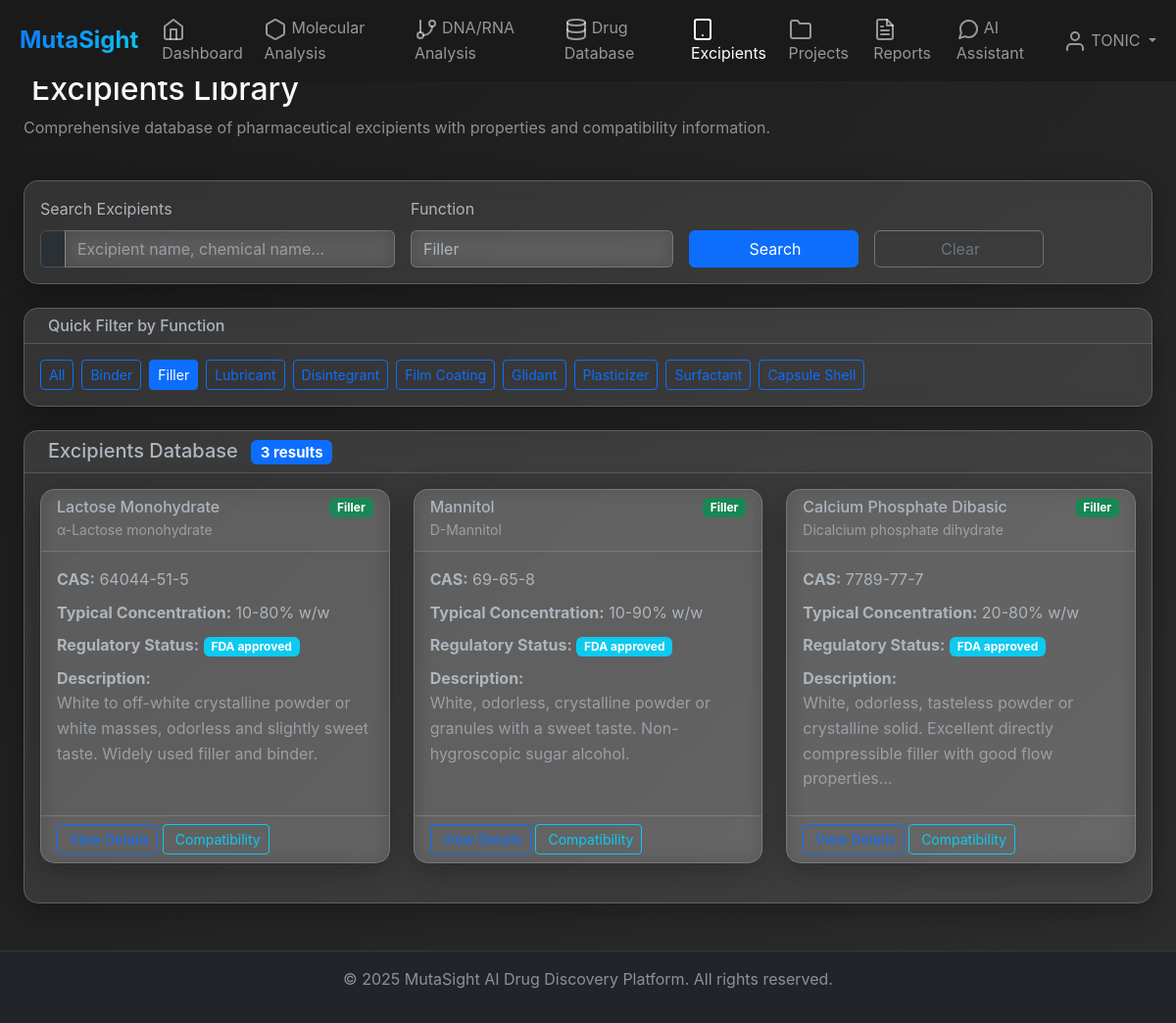
/excipients?function=filler (signed in), run on the app's committed database.
### models.py (models this page shows)
class User(UserMixin, db.Model):
    id = db.Column(db.Integer, primary_key=True)
    username = db.Column(db.String(80), unique=True, nullable=False)
    email = db.Column(db.String(120), unique=True, nullable=False)
    password_hash = db.Column(db.String(256), nullable=False)
    first_name = db.Column(db.String(50), nullable=True)
    last_name = db.Column(db.String(50), nullable=True)
    role = db.Column(db.String(20), default='researcher')
    created_at = db.Column(db.DateTime, default=datetime.utcnow)
    is_active = db.Column(db.Boolean, default=True)
    projects = db.relationship('Project', backref='owner', lazy=True)
    chat_messages = db.relationship('ChatMessage', backref='author', lazy=True)
    project_memberships = db.relationship('ProjectMember', backref='user', lazy=True)

class Excipient(db.Model):
    id = db.Column(db.Integer, primary_key=True)
    name = db.Column(db.String(200), nullable=False)
    chemical_name = db.Column(db.String(300))
    cas_number = db.Column(db.String(20))
    function = db.Column(db.String(100))  # binder, disintegrant, etc.
    description = db.Column(db.Text)
    compatibility = db.Column(db.Text)  # JSON object
    toxicity_data = db.Column(db.Text)
    regulatory_status = db.Column(db.String(100))
    typical_concentration = db.Column(db.String(100))
    physical_properties = db.Column(db.Text)  # JSON object

### routes.py (the view)
@main_bp.route('/excipients')
@login_required
def excipients():
    search_query = request.args.get('search', '')
    function_filter = request.args.get('function', '')
    query = Excipient.query
    if search_query:
        query = query.filter(
            (Excipient.name.ilike(f'%{search_query}%')) |
            (Excipient.chemical_name.ilike(f'%{search_query}%'))
        )
    if function_filter:
        query = query.filter(Excipient.function.ilike(f'%{function_filter}%'))
    excipients = query.all()
    functions = db.session.query(Excipient.function.distinct()).all()
    excipient_functions = [f[0] for f in functions if f[0]]
    return render_template('excipients.html',
                         excipients=excipients,
                         excipient_functions=excipient_functions,
                         search_query=search_query,
                         selected_function=function_filter)

### app.py (called while the page is built)
@login_manager.user_loader
def load_user(user_id):
    from models import User
    return User.query.get(int(user_id))

### templates/excipients.html (shortened to what this page needs)
{% extends "base.html" %}
{% block content %}
<div class="container-fluid">
    <div class="row mb-4">
        <div class="col-12">
            <h2>Excipients Library</h2>
            <p class="text-muted">Comprehensive database of pharmaceutical excipients with properties and compatibility information.</p>
        </div>
    </div>
    <div class="row mb-4">
        <div class="col-12">
            <div class="card">
                <div class="card-body">
                    <form method="GET" action="{{ url_for('main.excipients') }}">
                        <div class="row g-3">
                            <div class="col-md-4">
                                <label for="search" class="form-label">Search Excipients</label>
                                <div class="input-group">
                                    <span class="input-group-text"></span>
                                    <input type="text" class="form-control" id="search" name="search"
                                           value="{{ search_query }}" placeholder="Excipient name, chemical name...">
                                </div>
                            </div>
                            <div class="col-md-3">
                                <label for="function" class="form-label">Function</label>
                                <select class="form-select" id="function" name="function">
                                    {% for func in excipient_functions %}
                                        <option value="{{ func }}" {% if func == selected_function %}selected{% endif %}>
                                            {{ func.replace('_', ' ').title() }}
                                        </option>
                                    {% endfor %}
                                </select>
                            </div>
                            <div class="col-md-2">
                                <label class="form-label">&nbsp;</label>
                                <div class="d-grid">
                                    <button type="submit" class="btn btn-primary">
                                        Search
                                    </button>
                                </div>
                            </div>
                            <div class="col-md-2">
                                <label class="form-label">&nbsp;</label>
                                <div class="d-grid">
                                    <a href="{{ url_for('main.excipients') }}" class="btn btn-outline-secondary">
                                        Clear
                                    </a>
                                </div>
                            </div>
                        </div>
                    </form>
                </div>
            </div>
        </div>
    </div>
    <div class="row mb-4">
        <div class="col-12">
            <div class="card">
                <div class="card-header">
                    <h6 class="mb-0">Quick Filter by Function</h6>
                </div>
                <div class="card-body">
                    <div class="d-flex flex-wrap gap-2">
                        <a href="{{ url_for('main.excipients') }}" class="btn btn-sm {% if not selected_function %}btn-primary{% else %}btn-outline-primary{% endif %}">
                            All
                        </a>
                        {% for func in excipient_functions %}
                            <a href="{{ url_for('main.excipients', function=func) }}"
                               class="btn btn-sm {% if func == selected_function %}btn-primary{% else %}btn-outline-primary{% endif %}">
                                {{ func.replace('_', ' ').title() }}
                            </a>
                        {% endfor %}
                    </div>
                </div>
            </div>
        </div>
    </div>
    <div class="row">
        <div class="col-12">
            <div class="card">
                <div class="card-header">
                    <h5 class="mb-0">
                        Excipients Database
                        <span class="badge bg-primary ms-2">{{ excipients|length }} results</span>
                    </h5>
                </div>
                <div class="card-body">
                    {% if excipients %}
                        <div class="row">
                            {% for excipient in excipients %}
                            <div class="col-lg-6 col-xl-4 mb-4">
                                <div class="card h-100 excipient-card">
                                    <div class="card-header">
                                        <div class="d-flex justify-content-between align-items-start">
                                            <h6 class="mb-0">{{ excipient.name }}</h6>
                                            {% if excipient.function %}
                                                <span class="badge bg-success">{{ excipient.function.replace('_', ' ').title() }}</span>
                                            {% endif %}
                                        </div>
                                        {% if excipient.chemical_name and excipient.chemical_name != excipient.name %}
                                            <small class="text-muted">{{ excipient.chemical_name }}</small>
                                        {% endif %}
                                    </div>
                                    <div class="card-body">
                                        <div class="text-sm">
                                            {% if excipient.cas_number %}
                                            <div class="mb-2">
                                                <strong>CAS:</strong> {{ excipient.cas_number }}
                                            </div>
                                            {% endif %}
                                            {% if excipient.typical_concentration %}
                                            <div class="mb-2">
                                                <strong>Typical Concentration:</strong> {{ excipient.typical_concentration }}
                                            </div>
                                            {% endif %}
                                            {% if excipient.regulatory_status %}
                                            <div class="mb-2">
                                                <strong>Regulatory Status:</strong>
                                                <span class="badge bg-info">{{ excipient.regulatory_status }}</span>
                                            </div>
                                            {% endif %}
                                            {% if excipient.description %}
                                            <div class="mb-2">
                                                <strong>Description:</strong>
                                                <p class="text-muted mb-0">{{ excipient.description[:120] }}{% if excipient.description|length > 120 %}...{% endif %}</p>
                                            </div>
                                            {% endif %}
                                        </div>
                                    </div>
                                    <div class="card-footer">
                                        <button class="btn btn-sm btn-outline-primary"
                                                onclick="showExcipientDetails({{ excipient.id }})">
                                        </button>
                                        <button class="btn btn-sm btn-outline-info"
                                                onclick="showCompatibility({{ excipient.id }})">
                                            Compatibility
                                        </button>
                                    </div>
                                </div>
                            </div>
                            {% endfor %}
                        </div>
                    {% else %}
                        <div class="text-center text-muted py-5">
                            <i class="fas fa-search fa-3x mb-3"></i>
                            <h5>No excipients found</h5>
                            <p>Try adjusting your search criteria or browse all excipients.</p>
                        </div>
                    {% endif %}
                </div>
            </div>
        </div>
    </div>
</div>
{% endblock %}

### templates/base.html (shortened to what this page needs)
<!DOCTYPE html>
<html lang="en" data-bs-theme="dark">
<head>
    <link href="https://cdn.jsdelivr.net/npm/bootstrap@5.3.0/dist/css/bootstrap.min.css" rel="stylesheet">
    <link rel="stylesheet" href="{{ url_for('static', filename='css/style.css') }}">
</head>
<body class="bg-dark text-light">
    {% if current_user.is_authenticated %}
    <nav class="navbar navbar-expand-lg navbar-dark fixed-top" style="background-color: #1a1a1a;">
        <div class="container-fluid">
            <a class="navbar-brand text-gradient fw-bold" href="{{ url_for('main.dashboard') }}">
                <span class="text-primary">Muta</span>Sight
            </a>
            <div class="collapse navbar-collapse" id="navbarNav">
                <ul class="navbar-nav me-auto">
                    <li class="nav-item">
                        <a class="nav-link" href="{{ url_for('main.dashboard') }}">
                            <i data-feather="home" class="me-1"></i>Dashboard
                        </a>
                    </li>
                    <li class="nav-item">
                        <a class="nav-link" href="{{ url_for('main.molecular_analysis') }}">
                            <i data-feather="hexagon" class="me-1"></i>Molecular Analysis
                        </a>
                    </li>
                    <li class="nav-item">
                        <a class="nav-link" href="{{ url_for('main.dna_rna_analysis') }}">
                            <i data-feather="git-branch" class="me-1"></i>DNA/RNA Analysis
                        </a>
                    </li>
                    <li class="nav-item">
                        <a class="nav-link" href="{{ url_for('main.drug_database') }}">
                            <i data-feather="database" class="me-1"></i>Drug Database
                        </a>
                    </li>
                    <li class="nav-item">
                        <a class="nav-link" href="{{ url_for('main.excipients') }}">
                            <i data-feather="tablet" class="me-1"></i>Excipients
                        </a>
                    </li>
                    <li class="nav-item">
                        <a class="nav-link" href="{{ url_for('main.projects') }}">
                            <i data-feather="folder" class="me-1"></i>Projects
                        </a>
                    </li>
                    <li class="nav-item">
                        <a class="nav-link" href="{{ url_for('main.reports') }}">
                            <i data-feather="file-text" class="me-1"></i>Reports
                        </a>
                    </li>
                    <li class="nav-item">
                        <a class="nav-link" href="{{ url_for('main.chat') }}">
                            <i data-feather="message-circle" class="me-1"></i>AI Assistant
                        </a>
                    </li>
                </ul>
                <ul class="navbar-nav">
                    <li class="nav-item dropdown">
                        <a class="nav-link dropdown-toggle" href="#" id="navbarDropdown" role="button" data-bs-toggle="dropdown">
                            <i data-feather="user" class="me-1"></i>{{ current_user.username }}
                        </a>
                    </li>
                </ul>
            </div>
        </div>
    </nav>
    {% endif %}
    <main class="{% if current_user.is_authenticated %}container-fluid mt-5 pt-4{% endif %}">
        {% block content %}{% endblock %}
    </main>
    {% if current_user.is_authenticated %}
    <footer class="bg-dark text-center text-muted py-3 mt-5" style="border-top: 1px solid #343a40;">
        <div class="container">
            <p>&copy; 2025 MutaSight AI Drug Discovery Platform. All rights reserved.</p>
        </div>
    </footer>
    {% endif %}
</body>
</html>

### static/css/style.css (style rules this page uses)
:root { --mutasight-primary: #0d6efd; --mutasight-secondary: #6c757d; --mutasight-success: #198754; --mutasight-info: #0dcaf0; --mutasight-warning: #ffc107; --mutasight-danger: #dc3545; --mutasight-light: #f8f9fa; --mutasight-dark: #212529; --glass-bg: rgba(255, 255, 255, 0.1); --glass-border: rgba(255, 255, 255, 0.2); }
body { font-family: -apple-system, BlinkMacSystemFont, 'Segoe UI', Roboto, sans-serif; line-height: 1.6; background: linear-gradient(135deg, #1a1a1a 0%, #2d2d2d 100%); min-height: 100vh; }
.text-gradient { background: linear-gradient(135deg, var(--mutasight-primary) 0%, var(--mutasight-info) 100%); -webkit-background-clip: text; -webkit-text-fill-color: transparent; background-clip: text; font-weight: 700; }
.navbar-brand { font-weight: 700; font-size: 1.5rem; }
.navbar-brand .text-primary { color: var(--mutasight-primary) !important; }
.card { background: var(--glass-bg); backdrop-filter: blur(10px); border: 1px solid var(--glass-border); border-radius: 15px; box-shadow: 0 8px 32px rgba(0, 0, 0, 0.3); transition: all 0.3s ease; }
.form-control, .form-select { background: var(--glass-bg); backdrop-filter: blur(10px); border: 1px solid var(--glass-border); color: var(--bs-body-color); transition: all 0.3s ease; }

### data on the page
User: username "TONIC"
Excipient: name "Lactose Monohydrate", function.replace "Filler", chemical_name "α-Lactose monohydrate", cas_number "64044-51-5", typical_concentration "10-80% w/w", regulatory_status "FDA approved", description "White to off-white crystalline powder or white masses, odorless and slightly sweet taste. Widely used filler and binder."
Excipient: name "Mannitol", function.replace "Filler", chemical_name "D-Mannitol", cas_number "69-65-8", typical_concentration "10-90% w/w", regulatory_status "FDA approved", description "White, odorless, crystalline powder or granules with a sweet taste. Non-hygroscopic sugar alcohol."
Excipient: name "Calcium Phosphate Dibasic", function.replace "Filler", chemical_name "Dicalcium phosphate dihydrate", cas_number "7789-77-7", typical_concentration "20-80% w/w", regulatory_status "FDA approved", description "White, odorless, tasteless powder or crystalline solid. Excellent directly compressible filler with good flow properties"

### other printed values
{{ func.replace('_', ' ').title() }} "Binder" "Filler" "Lubricant" "Disintegrant" "Film Coating" "Glidant" "Plasticizer" "Surfactant" "Capsule Shell"
{{ excipients|length }} "3"
form field function "Filler"
